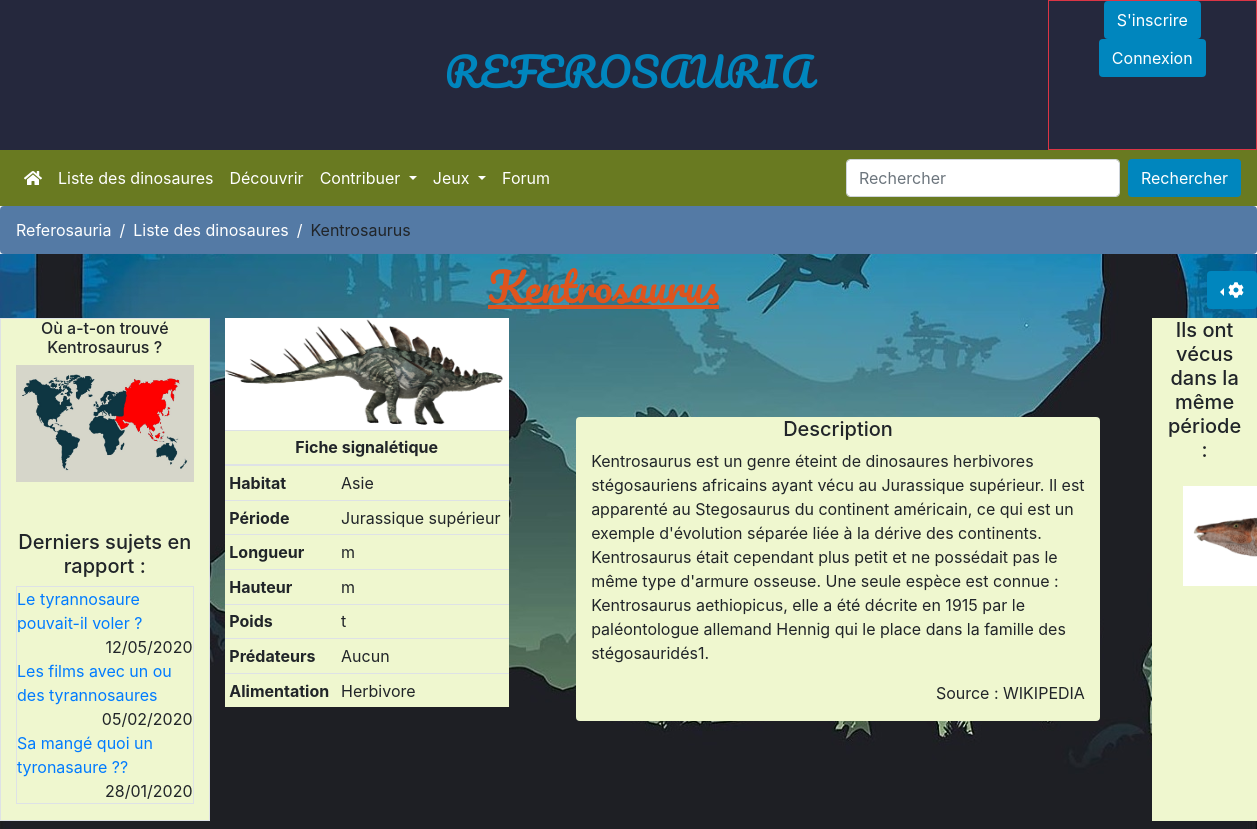
The app's page /views/creature.php?id=20 with its own data.
### tables this page shows
CREATE TABLE IF NOT EXISTS `r3f3r0_creatures` (
  `id` int(11) NOT NULL AUTO_INCREMENT,
  `name` varchar(255) NOT NULL,
  `addDate` date DEFAULT NULL,
  `miniImage` varchar(255) DEFAULT '../assets/img/miniImgDefault.png',
  `mainImage` varchar(255) NOT NULL,
  `detailImage` varchar(255) DEFAULT NULL,
  `description` text NOT NULL,
  `discovery` text DEFAULT NULL,
  `etymology` text DEFAULT NULL,
  `paleobiology` text DEFAULT NULL,
  `minWidth` float DEFAULT NULL,
  `maxWidth` float DEFAULT NULL,
  `minHeight` float DEFAULT NULL,
  `maxHeight` float DEFAULT NULL,
  `minWeight` float DEFAULT NULL,
  `maxWeight` float DEFAULT NULL,
  `predatory` varchar(50) DEFAULT 'Aucun',
  `id_r3f3r0_categories` int(11) DEFAULT NULL,
  `id_r3f3r0_period` int(11) DEFAULT NULL,
  `id_r3f3r0_discoverer` int(11) DEFAULT NULL,
  `id_r3f3r0_diet` int(11) DEFAULT NULL,
  `id_r3f3r0_environment` int(11) DEFAULT NULL,
  PRIMARY KEY (`id`),
  KEY `r3f3r0_creatures_r3f3r0_categories_FK` (`id_r3f3r0_categories`),
  KEY `r3f3r0_creatures_r3f3r0_period_FK` (`id_r3f3r0_period`) USING BTREE,
  KEY `	r3f3r0_creatures_r3f3r0_discoverer_FK` (`id_r3f3r0_discoverer`),
  KEY `	r3f3r0_creatures_r3f3r0_diet_FK` (`id_r3f3r0_diet`),
  KEY `r3f3r0_creatures_r3f3r0_environment_FK` (`id_r3f3r0_environment`) USING BTREE
);

CREATE TABLE IF NOT EXISTS `r3f3r0_environment` (
  `id` int(11) NOT NULL AUTO_INCREMENT,
  `name` varchar(255) NOT NULL,
  PRIMARY KEY (`id`)
);

CREATE TABLE IF NOT EXISTS `r3f3r0_period` (
  `id` int(11) NOT NULL AUTO_INCREMENT,
  `name` varchar(55) DEFAULT NULL,
  PRIMARY KEY (`id`)
);

CREATE TABLE IF NOT EXISTS `r3f3r0_diet` (
  `id` int(11) NOT NULL AUTO_INCREMENT,
  `name` varchar(55) DEFAULT NULL,
  PRIMARY KEY (`id`)
);

### models/database.php (called while the page is built, shortened)
<?php
class database {
    private static $instance = NULL;
    public function __construct() {
        try {
            $this->db = new PDO('mysql:host=localhost;dbname=referosauria;charset=utf8', 'root', '');
        } catch (Exception $error) {
            die($error->getMessage());
        }
    }
    public static function getInstance() {
        if (is_null(self::$instance)) {
            self::$instance = new database();
        }
        return self::$instance->db;
    }
}
?>

### models/creatureModel.php (called while the page is built, shortened)
<?php
class creature
{
    public $id = 0;
    public $period = 0;
    private $db = NULL;
    public function __construct() {
        $this->db = database::getInstance();
        $this->db->setAttribute(PDO::ATTR_ERRMODE,PDO::ERRMODE_EXCEPTION);
    }
    public function getSingleDinoInfo(){
        $creatureQuery = $this->db->prepare(
            'SELECT
                `crea`.`id`
                , `crea`.`name`
                , `crea`.`mainImage`
                , `crea`.`detailImage`
                , `crea`.`description`
                , `crea`.`discovery`
                , `crea`.`etymology`
                , `crea`.`paleobiology`
                , `crea`.`minWidth`
                , `crea`.`maxWidth`
                , `crea`.`minHeight`
                , `crea`.`maxHeight`
                , `crea`.`minWeight`
                , `crea`.`maxWeight`
                , `crea`.`predatory`
                , `crea`.`id_r3f3r0_categories`
                , `crea`.`id_r3f3r0_period` AS `period`
                , `crea`.`id_r3f3r0_discoverer`
                , `crea`.`id_r3f3r0_diet` AS `diet`
                ,`perTab`.`id` AS `perId`
                ,`perTab`.`name` AS `perName`
                ,`dietTab`.`id` AS `dietId`
                ,`dietTab`.`name` AS `dietName`
                ,`envTab`.`id` AS `envId`
                ,`envTab`.`name` AS `envName`
            FROM
                `r3f3r0_creatures` AS `crea`
            INNER JOIN `r3f3r0_period` AS `perTab` ON `crea`.`id_r3f3r0_period` = `perTab`.`id`
            INNER JOIN `r3f3r0_diet` AS `dietTab` ON `crea`.`id_r3f3r0_diet` = `dietTab`.`id`
            INNER JOIN `r3f3r0_environment` AS `envTab` ON `crea`.`id_r3f3r0_environment` = `envTab`.`id`
            WHERE
                `crea`.`id` = :id
            ');
            $creatureQuery->bindvalue(':id', $this->id, PDO::PARAM_INT);
            $creatureQuery->execute();
            return $creatureQuery->fetch(PDO::FETCH_OBJ);
    }
    public function getCreaEnvironments(){
        $envQuery = $this->db->query(
            'SELECT
                `id`
                ,`name`
            FROM
                `r3f3r0_environment`
        ');
        return $envQuery->fetchAll(PDO::FETCH_OBJ);
    }
    public function getCreaturesByPeriod(){
        $creaturesByPeriodQuery = $this->db->prepare(
            'SELECT
                `id`
                , `miniImage`
            FROM
                `r3f3r0_creatures`
            WHERE
                `id_r3f3r0_period` = :period
            ORDER BY RAND ()
            LIMIT 3
        ');
        $creaturesByPeriodQuery->bindValue(':period', $this->period, PDO::PARAM_STR);
        $creaturesByPeriodQuery->execute();
        return $creaturesByPeriodQuery->fetchAll(PDO::FETCH_OBJ);
    }
}

### controllers/creatureController.php (called while the page is built, shortened)
<?php
    $creature = new creature();
    $showEnvironments = $creature->getCreaEnvironments();
    if(!empty($_GET['id'])){
        $creature->id = htmlspecialchars($_GET['id']);
        $showCreatureInfo = $creature->getSingleDinoInfo();
        $creature->period = $showCreatureInfo->period;
        $showCreaturesByPeriod = $creature->getCreaturesByPeriod();
    }else{
       header('Location: dinoList.php');
       exit;
    }
    foreach ($showEnvironments as $env) {
        if($showCreatureInfo->envId == $env->id){
            $areaMap =  $env->id;
        }
    }

### views/creature.php (the view, shortened to what this page needs)
<?php
include '../models/database.php';
include '../models/creatureModel.php';
include '../controllers/creatureController.php';
include 'parts/header.php';
include '../controllers/breadcrumb.php';
?>
<section class="container-fluid my-2">
        <div class="row">
            <h1 class="text-center creaName col"><u><?= $showCreatureInfo->name ?></u></h1>
            <div class="dropdown dropleft float-left my-auto">
                <button class="btn dropdown-toggle" type="button" id="dropdownMenuButton" data-toggle="dropdown" aria-haspopup="true" aria-expanded="false"><i class="fas fa-cog"></i></button>
            </div>
        </div>
        <div class="row">
            <div class="col-md-2 text-center border divBackColor">
                <p class="h6 text-center">Où a-t-on trouvé <?= $showCreatureInfo->name ?> ?</p>
                <img src="<?= '../assets/img/local/' . $areaMap . '.jpg' ?>" class="img-fluid" />
                <p class="h5 mt-5">Derniers sujets en rapport :</p>
                <ul class="border" id="recentPostList">
                    <li><a href="#">Le tyrannosaure pouvait-il voler ?</a></li>
                    <li>12/05/2020</li>
                    <li><a href="#">Les films avec un ou des tyrannosaures</a></li>
                    <li>05/02/2020</li>
                    <li><a href="#">Sa mangé quoi un tyronasaure ??</a></li>
                    <li>28/01/2020</li>
                </ul>
            </div>
            <div class="col-3">
                <div class="row">
                    <div class="col-md-12 m-auto">
                        <img class="img-fluid" src="../<?= $showCreatureInfo->mainImage ?>" />
                    </div>
                    <div class="col-md-12">
                        <table class="table table-sm divBackColor">
                            <thead>
                                <th colspan="2" class="text-center">Fiche signalétique</th>
                            </thead>
                            <tbody>
                                <tr>
                                    <th scope="row">Habitat</th>
                                    <td><?= $showCreatureInfo->envName ?></td>
                                </tr>
                                <tr>
                                    <th scope="row">Période</th>
                                    <td><?= $showCreatureInfo->perName ?></td>
                                </tr>
                                <tr>
                                    <th scope="row">Longueur</th>
                                    <td><?= $showCreatureInfo->minWidth ?>m<?= isset($showCreatureInfo->maxWidth) ? '  à  ' .$showCreatureInfo->maxWidth . 'm': '' ?></td>
                                </tr>
                                <tr>
                                    <th scope="row">Hauteur</th>
                                    <td><?= $showCreatureInfo->minHeight ?>m<?= isset($showCreatureInfo->maxHeight) ? '  à  ' .$showCreatureInfo->maxHeight . 'm': '' ?></td>
                                </tr>
                                <tr>
                                    <th scope="row">Poids</th>
                                    <td><?= $showCreatureInfo->minWeight ?>t<?= isset($showCreatureInfo->maxWeight) ? '  à  ' .$showCreatureInfo->maxWeight . 't': '' ?></td>
                                </tr>
                                <tr>
                                    <th scope="row">Prédateurs</th>
                                    <td><?= $showCreatureInfo->predatory ?></td>
                                </tr>
                                <tr>
                                    <th scope="row">Alimentation</th>
                                    <td><?= $showCreatureInfo->dietName ?></td>
                                </tr>
                            </tbody>
                        </table>
                    </div>
                </div>
            </div>
            <div class="col-md-5 m-auto divBackColor rounded">
                <p class="h5 text-center">Description</p>
                <p><?= $showCreatureInfo->description ?></p>
                <p class="text-right">Source : WIKIPEDIA</p>
            </div>
            <div class="col-md-1 text-center divBackColor">
                <p class="h5 text-center">Ils ont vécus dans la même période :</p>
                <?php foreach($showCreaturesByPeriod as $crea){ ?>
                    <div><a href="creature.php?id=<?= $crea->id ?>"><img src="<?= $crea->miniImage ?>" width="100px" height="100px"  class="m-3" /></a></div>
                <?php } ?>
            </div>
        </div>
</section>
<?php include 'parts/footer.php' ?>

### assets/css/style.css (style rules this page uses)
* { margin: 0; padding: 0; }
body { background-image: url('../img/bg.jpg'); background-position: top center; background-attachment:scroll; background-size: cover; }
.btn { background-color : #0086BE !important; color : white !important; }
.creaName { color : #DE541E; font-family: 'Pacifico', cursive; }
.divBackColor { background-color: #EFF7CF; }
#recentPostList li { list-style: none; }
#recentPostList li:nth-child(odd) { text-align: left; }
#recentPostList li:nth-child(even) { text-align: right; }

### records on screen
r3f3r0_creatures: name "Kentrosaurus", mainImage (picture), id_r3f3r0_environment.name "Asie", id_r3f3r0_period.name "Jurassique supérieur", predatory "Aucun", id_r3f3r0_diet.name "Herbivore", description "Kentrosaurus est un genre éteint de dinosaures herbivores stégosauriens africains ayant vécu au Jurassique supérieur. Il est apparenté au Stegosaurus du continent américain, ce qui est un exemple d'évolution séparée liée à la dérive des continents. Kentrosaurus était cependant plus petit et ne possédait pas le même type d'armure osseuse. Une seule espèce est connue : Kentrosaurus aethiopicus, elle a été décrite en 1915 par le paléontologue allemand Hennig qui le place dans la famille des stégosauridés1.", miniImage (picture)

### other values on screen
$name "Referosauria"
$name "Liste des dinosaures"
$name "Kentrosaurus"
